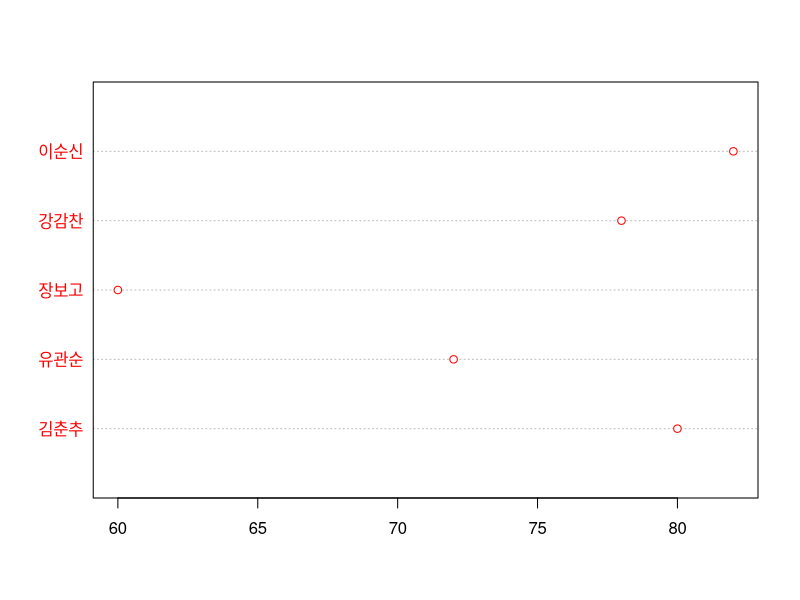

Write R code to recreate this figure.
score <- c(80,72,60,78,82)
names(score) <- c('김춘추','유관순','장보고','강감찬','이순신')

dotchart(score, color = 'red')
